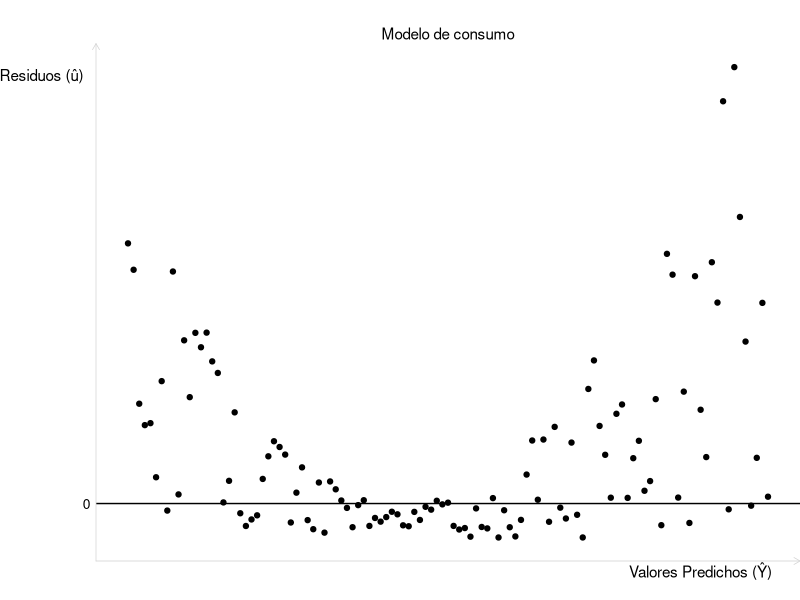
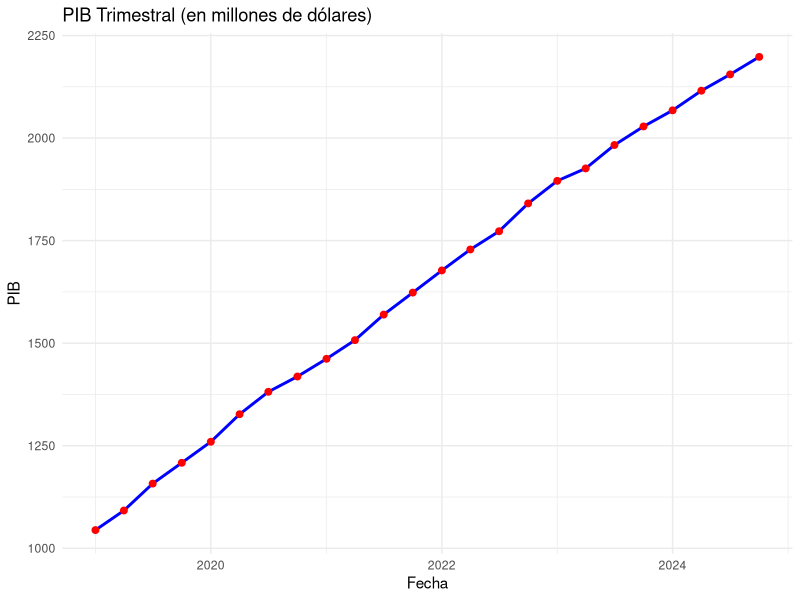

Here is the R script that generated these plots, in order:
## ---- chunk 1
library(ggplot2)
library(tidyverse)

theme_axes_y <- theme_void() + theme(
  text = element_text(family = "sans"),
  axis.title = element_text(size = 11),
  plot.title = element_text(size = 11, hjust = 0.5),
  axis.title.x = element_text(hjust = .95, margin = margin(0.15, 0, 0, 0, unit = "lines")),
  axis.title.y = element_text(vjust = .95, margin = margin(0, -0.2, 0, 0, unit = "lines")),
  axis.text.y = element_text(
    size = 10, angle = 0, hjust = 0.9, vjust = 0.5,
    margin = margin(0, 0.4, 0, 0, unit = "lines")
  ),
  axis.line = element_line(
    color = "#D3D3D3",
    size = 0.25,
    arrow = arrow(angle = 30, length = unit(0.07, "inches")
  )),
  plot.margin = structure(c(1, 0, 1, 0), unit = "lines", valid.unit = 3L, class = "unit"),
  legend.position = "none"
)

set.seed(123456)
n <- 115

p3 <- ggplot(data = tibble(x = 1:n, u = runif(n, min = -250, max = (x-50.5)^2)), aes(x = x, y = u)) +
labs(
    x = "Valores Predichos (Ŷ)",
    y = "Residuos (û)") +
geom_hline(yintercept = 0) +
scale_y_continuous(breaks = 0) +
geom_point() +
ggtitle("Modelo de consumo") +
theme_axes_y

p3
## ---- chunk 2
library(ggplot2)
library(lubridate)

# Generar datos simulados para el PIB trimestral durante 5 años
set.seed(123)  # Para reproducibilidad
start_date <- ymd("2019-01-01")
end_date <- ymd("2024-12-31")
dates <- seq(start_date, end_date, by = "quarter")
pib <- cumsum(rnorm(length(dates), mean = 50, sd = 10)) + 1000  # Datos simulados

# Crear un dataframe con los datos
data <- data.frame(
  Fecha = dates,
  PIB = pib
)

# Graficar la serie de tiempo con ggplot2
ggplot(data, aes(x = Fecha, y = PIB)) +
  geom_line(color = "blue", size = 1) +
  geom_point(color = "red", size = 2) +
  labs(title = "PIB Trimestral (en millones de dólares)",
       x = "Fecha",
       y = "PIB") +
  theme_minimal()
## ---- chunk 3
library(tibble)
library(dplyr)
library(knitr)
library(kableExtra)

# Datos
tabla <- tribble(
  ~`Variable Independiente`,         ~`Coeficiente Estimado`, ~`Error Estándar`, ~`Valor p`,
  "(Intercepto)",                    85.30,                   12.50,             0.001,
  "Tasa de Pobreza",                  2.15,                    0.58,             0.003,
  "Nivel de Educación",              -3.20,                    0.85,             0.001,
  "Gasto en Seguridad per cápita",   -0.75,                    0.60,             0.215
)

# Tabla bonita
tabla %>%
  kable(format = "html", digits = 3, align = "lccc",
        caption = "Resultados de la regresión") %>%
  kable_styling(full_width = FALSE, bootstrap_options = c("striped", "hover", "condensed"))
